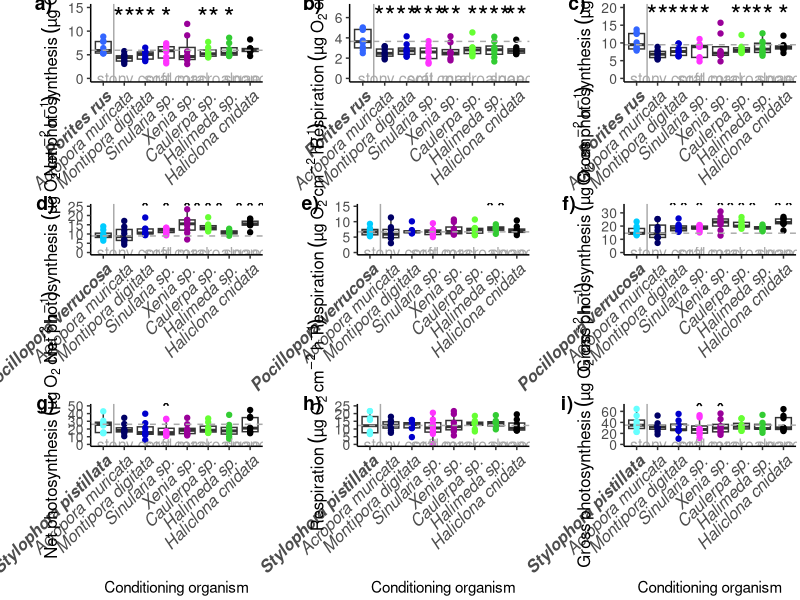
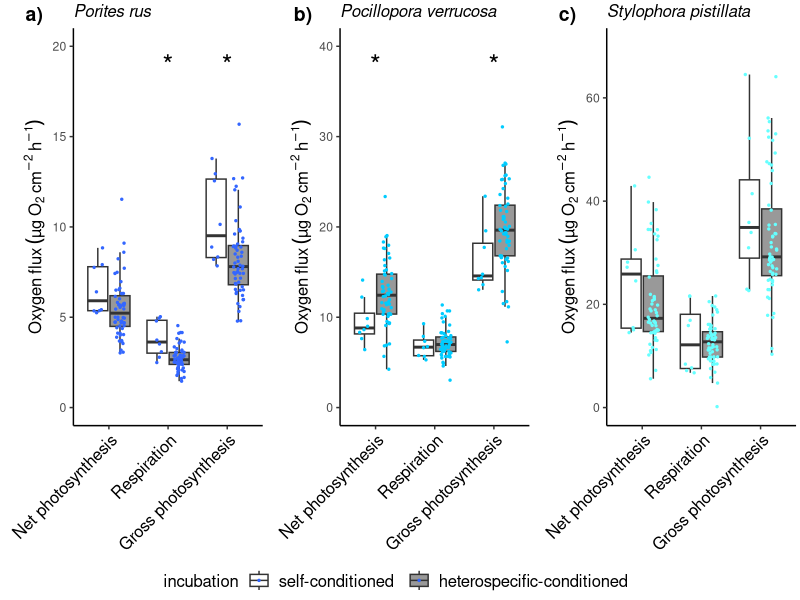
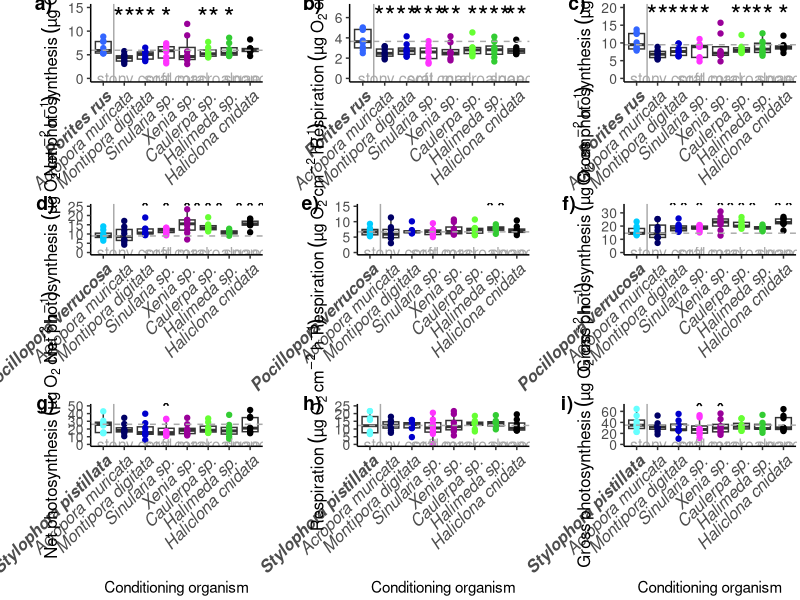
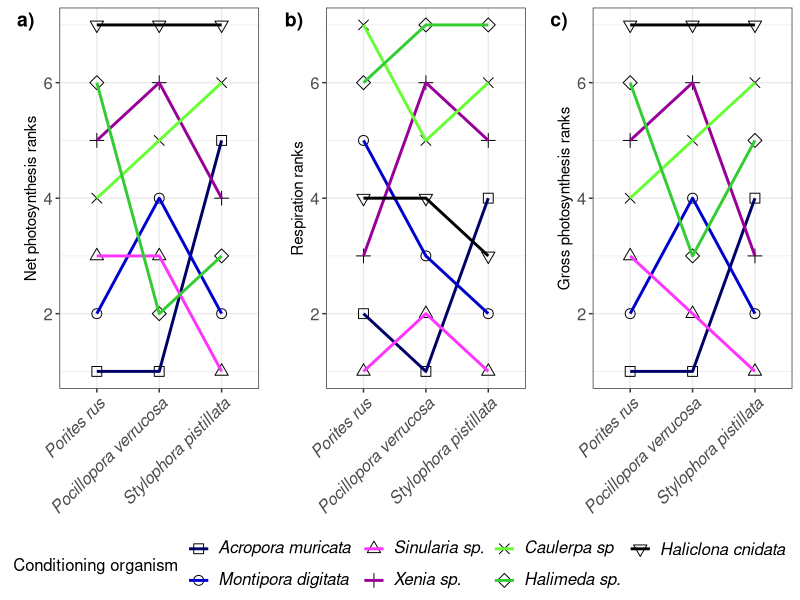

The R script that drew these images, in order:
#Plots Experiment 1
library(tidyverse)
library(ggplot2)
#library(reshape)
library(rstatix)
#library(patchwork)
library(lubridate)
library(ggpubr)

# read in data_prep produced in Exp1_data_preparation
calc <- read_csv("data_prep.csv")
calc_all <- calc [,c(2:52)]
rm(calc)

calc_all <- mutate_if(calc_all, 
                      is.character, 
                      str_replace_all, pattern = "within-species", replacement = "self-conditioned")


calc_all <- mutate_if(calc_all, 
                      is.character, 
                      str_replace_all, pattern = "off-species", replacement = "heterospecific-conditioned")


#__________________________
# Figure 2
#__________________________
calc_long <- pivot_longer(calc_all, net_photo_ug_h_cm2:gross_photo_ug_h_cm2)

Pru <- calc_long %>% filter(species == "Pru")
Pve <- calc_long %>% filter(species == "Pve")
Spi <- calc_long %>% filter(species == "Spi")

#Porites rus
Pru$incubation<- factor(Pru$incubation, levels = c("self-conditioned", "heterospecific-conditioned"))
Pru$name<- factor(Pru$name, levels = c("net_photo_ug_h_cm2", "respiration_ug_h_cm2", "gross_photo_ug_h_cm2"))

pru <- ggplot(Pru, aes(x = name, y = value, fill = incubation)) +
  scale_color_manual(values=c("#000000")) +
  scale_fill_manual(values=c("#FFFFFF", "#999999")) +
  geom_boxplot(outlier.shape = NA) +
  geom_point(color = "#3366FF", size = 0.5, position = position_jitterdodge(dodge.width = 0.75, jitter.width = 0.35))+
  theme_classic() +
  scale_x_discrete (labels = c("net_photo_ug_h_cm2" = "Net photosynthesis",
                               "respiration_ug_h_cm2" = "Respiration",
                               "gross_photo_ug_h_cm2" = "Gross photosynthesis")) +
  ylim(0,20)+
  labs(y = expression(Oxygen~flux~(µg~O[2]~cm^{-2}~h^{-1}))) +
  annotate("text", x = 2, y = 19, size = 7, label = c("*"), color = "black") +
  annotate("text", x = 3, y = 19, size = 7, label = c("*"), color = "black") +
  ggtitle("Porites rus") +
  theme(plot.margin = unit(c(0.1,0.1,0.1,0.6), "cm"), 
        axis.title.y = element_text(size = 12, hjust = 0.5),
        axis.text.x = element_text(size = 12, color = "black", angle = 45, hjust= 1),
        axis.title.x = element_blank(),
        plot.title=element_text(face="italic", size=12)) +
  theme(legend.position = "bottom",
        legend.title = element_text(size = 12),
        legend.text = element_text(size = 12)) + guides(color="none")

# Pocillopora verrucosa
Pve$incubation<- factor(Pve$incubation, levels = c("self-conditioned", "heterospecific-conditioned"))
Pve$name<- factor(Pve$name, levels = c("net_photo_ug_h_cm2", "respiration_ug_h_cm2", "gross_photo_ug_h_cm2"))

pve <- ggplot(Pve, aes(x = name, y = value, fill = incubation)) +
  scale_color_manual(values=c("#000000")) +
  scale_fill_manual(values=c("#FFFFFF", "#999999")) +
  geom_boxplot(outlier.shape = NA) +
  geom_point(color = "#00CCFF", size = 0.5, position = position_jitterdodge(dodge.width = 0.75, jitter.width = 0.35))+
  theme_classic() +
  scale_x_discrete (labels = c("net_photo_ug_h_cm2" = "Net photosynthesis",
                               "respiration_ug_h_cm2" = "Respiration",
                               "gross_photo_ug_h_cm2" = "Gross photosynthesis")) +
  ylim(0,40)+
  labs(y = expression(Oxygen~flux~(µg~O[2]~cm^{-2}~h^{-1}))) +
  annotate("text", x = 1, y = 38, size = 7, label = c("*"), color = "black") +
  annotate("text", x = 3, y = 38, size = 7, label = c("*"), color = "black") +
  ggtitle("Pocillopora verrucosa") +
  theme(plot.margin = unit(c(0.1,0.1,0.1,0.6), "cm"),
        plot.title = element_text(size = 12, face = "italic"),
        axis.title.y = element_text(size = 12, hjust = 0.5), 
        axis.text.x = element_text(size = 12, color = "black", angle = 45, hjust= 1),
        axis.title.x = element_blank()) +
  theme(legend.position = "bottom",
        legend.title = element_text(size = 12),
        legend.text = element_text(size = 12)) + guides(color="none")

# Stylophora pistillata
Spi$incubation<- factor(Spi$incubation, levels = c("self-conditioned", "heterospecific-conditioned"))
Spi$name<- factor(Spi$name, levels = c("net_photo_ug_h_cm2", "respiration_ug_h_cm2", "gross_photo_ug_h_cm2"))

spi <- ggplot(Spi, aes(x = name, y = value, fill = incubation)) +
  scale_color_manual(values=c("#000000")) +
  scale_fill_manual(values=c("#FFFFFF", "#999999")) +
  geom_boxplot(outlier.shape = NA) +
  geom_point(color = "#66FFFF", size = 0.5, position = position_jitterdodge(dodge.width = 0.75, jitter.width = 0.35))+
  theme_classic() +
  scale_x_discrete (labels = c("net_photo_ug_h_cm2" = "Net photosynthesis",
                               "respiration_ug_h_cm2" = "Respiration",
                               "gross_photo_ug_h_cm2" = "Gross photosynthesis")) +
  labs(y = expression(Oxygen~flux~(µg~O[2]~cm^{-2}~h^{-1}))) +
  ylim(0,70)+
  ggtitle("Stylophora pistillata") +
  theme(plot.margin = unit(c(0.1,0.1,0.1,0.6), "cm"), 
        plot.title = element_text(size = 12, face = "italic"),
        axis.title.y = element_text(size= 12, hjust = 0.5), 
        axis.text.x = element_text(size = 12, color = "black", angle = 45, hjust= 1),
        axis.title.x = element_blank()) +
  theme(legend.position = "bottom",
        legend.title = element_text(size = 12),
        legend.text = element_text(size = 12)) + guides(color="none")

arranged_Figure2 <- ggarrange(pru, pve, spi,
                                               labels = c("a)", "b)", "c)"),
                                               label.x = 0,
                                               label.y = 0.95,
                                               common.legend = TRUE,
                                               legend = "bottom",
                                               ncol = 3, nrow = 1,
                                               hjust = -1.5,
                                               vjust = -0.5) +
  theme(legend.text = element_text(size = 22))

ggsave("Figures/Figure2.png", width=11, height = 5, 
       limitsize = FALSE, dpi = 700, arranged_Figure2)

rm(pru, pve, spi, Pru, Pve, Spi, arranged_Figure2, calc_long)


#_______________________________________________
# Figure 3
#_______________________________________________
#####Porites rus Net, resp, gross
pru<-calc_all %>% 
  filter(species=="Pru")

pru$cond_organism<- factor(pru$cond_organism, levels = c("Pru", "Amu","Mdi", "Ssp","Xsp","Csp","Hsp","Hcn"))
pru$genus<- factor(pru$genus, levels = c("stony coral","soft coral","macroalgae","sponge"))

#P. rus netto
net <- ggplot(pru, aes(x = cond_organism, y = net_photo_ug_h_cm2)) +
  geom_boxplot(outlier.shape = NA) +
  theme_classic() +
  geom_point(aes(colour = cond_organism)) +
  scale_colour_manual(name = NULL,
                      values = c("#3366FF","#000066", "#0000CC","#FF33FF",
                                 "#990099","#66FF33","#33CC33", "#000000")) +
  geom_vline(xintercept = 1.5, linetype = 1, color = "darkgrey") +
  geom_hline(yintercept = 5.95, linetype = 2, color = "darkgrey") +
  ylim(0,15)+  
  labs(y=expression(Net~photosynthesis~(µg~O[2]~cm^{-2}~h^{-1}))) +
  scale_x_discrete (labels = c("Pru" = "Porites rus", "Amu" = "Acropora muricata",
                               "Mdi" = "Montipora digitata","Ssp" = "Sinularia sp.","Xsp"  = "Xenia sp.", 
                               "Csp" = "Caulerpa sp.","Hsp" = "Halimeda sp.", "Hcn" ="Haliclona cnidata"))+
  guides(fill=FALSE) +
  guides(alpha=FALSE) +
  theme_classic() +
  theme(plot.margin = unit(c(0.1,0.1,0.1,1), "cm"), axis.title.y = element_text(size = 12, hjust = 0.5))+
  annotate("text", x = 2.5, y = 0, size = 4, label = c("stony coral"), color = "darkgrey")+
  annotate("text", x = 4.5, y = 0, size = 4, label = c("soft coral"), color = "darkgrey")+
  annotate("text", x = 6.5, y = 0, size = 4, label = c("macroalgae"), color = "darkgrey")+
  annotate("text", x = 8, y = 0, size = 4, label = c("sponge"), color = "darkgrey") +
  annotate("text", x = 2, y = 13, size = 7, label = c("**"), color = "black") +
  annotate("text", x = 3, y = 13, size = 7, label = c("**"), color = "black") +
  annotate("text", x = 4, y = 13, size = 7, label = c("*"), color = "black") +
  annotate("text", x = 6, y = 13, size = 7, label = c("**"), color = "black") +
  annotate("text", x = 7, y = 13, size = 7, label = c("*"), color = "black") +
  theme(legend.position = "none") +
  theme(axis.title.x=element_blank()) +
  theme(axis.text.y = element_text(size = 10)) +
  theme(axis.text.x = element_text(size = 12, face = c("bold.italic", "italic", "italic", "italic","italic",
                                                       "italic", "italic", "italic"),
                                   angle = 45, vjust = 1, hjust=1))

# P. rus respiration
resp <- ggplot(pru, aes(x = cond_organism, y = respiration_ug_h_cm2)) +
  geom_boxplot(outlier.shape = NA) +
  theme_classic() +
  geom_point(aes(colour = cond_organism)) +
  scale_colour_manual(name = NULL,
                      values = c("#3366FF","#000066", "#0000CC","#FF33FF",
                                 "#990099","#66FF33","#33CC33", "#000000")) +
  geom_vline(xintercept = 1.5, linetype = 1, color = "darkgrey") +
  geom_hline(yintercept = 3.65, linetype = 2, color = "darkgrey") +
  ylim(0,7)+  
  labs(y=expression(Respiration~(µg~O[2]~cm^{-2}~h^{-1}))) +
  scale_x_discrete (labels = c("Pru" = "Porites rus", "Amu" = "Acropora muricata",
                               "Mdi" = "Montipora digitata","Ssp" = "Sinularia sp.","Xsp"  = "Xenia sp.", 
                               "Csp" = "Caulerpa sp.","Hsp" = "Halimeda sp.", "Hcn" ="Haliclona cnidata")) +
  guides(fill=FALSE) +
  guides(alpha=FALSE) +
  theme_classic() +
  theme(plot.margin = unit(c(0.1,0.1,0.1,1), "cm"), axis.title.y = element_text(size = 12, hjust = 0.5))+
  annotate("text", x = 2.5, y = 0, size = 4, label = c("stony coral"), color = "darkgrey")+
  annotate("text", x = 4.5, y = 0, size = 4, label = c("soft coral"), color = "darkgrey")+
  annotate("text", x = 6.5, y = 0, size = 4, label = c("macroalgae"), color = "darkgrey")+
  annotate("text", x = 8, y = 0, size = 4, label = c("sponge"), color = "darkgrey") +
  annotate("text", x = 2, y = 6.2, size = 7, label = c("**"), color = "black")+
  annotate("text", x = 3, y = 6.2, size = 7, label = c("**"), color = "black")+
  annotate("text", x = 4, y = 6.2, size = 7, label = c("***"), color = "black")+
  annotate("text", x = 5, y = 6.2, size = 7, label = c("**"), color = "black")+
  annotate("text", x = 6, y = 6.2, size = 7, label = c("*"), color = "black")+
  annotate("text", x = 7, y = 6.2, size = 7, label = c("***"), color = "black")+
  annotate("text", x = 8, y = 6.2, size = 7, label = c("**"), color = "black")+
  theme(legend.position = "none") +
  theme(axis.title.x=element_blank()) +
  theme(axis.text.y = element_text(size = 10)) +
  theme(axis.text.x = element_text(size = 12, face = c("bold.italic", "italic", "italic", "italic","italic",
                                                       "italic", "italic", "italic"),
                                   angle = 45, vjust = 1, hjust=1))

# P. rus gross
gross <- ggplot(pru, aes(x = cond_organism, y = gross_photo_ug_h_cm2)) +
  geom_boxplot(outlier.shape = NA) +
  theme_classic() +
  geom_point(aes(colour = cond_organism)) +
  scale_colour_manual(name = NULL,
                      values = c("#3366FF","#000066", "#0000CC","#FF33FF",
                                 "#990099","#66FF33","#33CC33", "#000000")) +
  geom_vline(xintercept = 1.5, linetype = 1, color = "darkgrey") +
  geom_hline(yintercept = 9.5, linetype = 2, color = "darkgrey") +
  ylim(0,20)+  
  labs(y=expression(Gross~photosynthesis~(µg~O[2]~cm^{-2}~h^{-1}))) +
  scale_x_discrete (labels = c("Pru" = "Porites rus", "Amu" = "Acropora muricata",
                               "Mdi" = "Montipora digitata","Ssp" = "Sinularia sp.","Xsp"  = "Xenia sp.", 
                               "Csp" = "Caulerpa sp.","Hsp" = "Halimeda sp.", "Hcn" ="Haliclona cnidata")) +
  guides(fill=FALSE) +
  guides(alpha=FALSE) +
  theme_classic() +
  theme(plot.margin = unit(c(0.1,0.1,0.1,1), "cm"), axis.title.y = element_text(size = 12, hjust = 0.5))+
  annotate("text", x = 2.5, y = 0, size = 4, label = c("stony coral"), color = "darkgrey")+
  annotate("text", x = 4.5, y = 0, size = 4, label = c("soft coral"), color = "darkgrey")+
  annotate("text", x = 6.5, y = 0, size = 4, label = c("macroalgae"), color = "darkgrey")+
  annotate("text", x = 8, y = 0, size = 4, label = c("sponge"), color = "darkgrey") +
  annotate("text", x = 2, y = 18, size = 7, label = c("**"), color = "black")+
  annotate("text", x = 3, y = 18, size = 7, label = c("**"), color = "black")+
  annotate("text", x = 4, y = 18, size = 7, label = c("**"), color = "black")+
  annotate("text", x = 6, y = 18, size = 7, label = c("**"), color = "black")+
  annotate("text", x = 7, y = 18, size = 7, label = c("**"), color = "black")+
  annotate("text", x = 8, y = 18, size = 7, label = c("*"), color = "black")+
  theme(legend.position = "none") +
  theme(axis.title.x=element_blank()) +
  theme(axis.text.y = element_text(size = 10)) +
  theme(axis.text.x = element_text(size = 12, face = c("bold.italic", "italic", "italic", "italic","italic",
                                                       "italic", "italic", "italic"),
                                   angle = 45, vjust = 1, hjust=1))

#####merge 3 plots of P. rus
arranged_Pru <- ggarrange(net, resp, gross,
                          labels = c("a)", "b)", "c)"),
                          label.x = 0.035,
                          label.y = 0.95,
                          common.legend = TRUE,
                          legend = "none",
                          ncol = 3, nrow = 1,
                          hjust = -1.5,
                          vjust = 0) 

rm(gross, net, resp, pru)

#####P. verrucosa Net, resp, gross
pve<-calc_all %>% 
  filter(species=="Pve")

pve$cond_organism<- factor(pve$cond_organism, 
                           levels = c("Pve", "Amu","Mdi", "Ssp","Xsp","Csp","Hsp","Hcn"))

# P. verrucosa netto
net <- ggplot(pve, aes(x = cond_organism, y = net_photo_ug_h_cm2)) +
  geom_boxplot(outlier.shape = NA) +
  theme_classic() +
  geom_point(aes(colour = cond_organism)) +
  scale_colour_manual(name = NULL,
                      values = c("#00CCFF","#000066", "#0000CC","#FF33FF",
                                 "#990099","#66FF33","#33CC33", "#000000")) +
  geom_vline(xintercept = 1.5, linetype = 1, color = "darkgrey") +
  geom_hline(yintercept = 8.95, linetype = 2, color = "darkgrey") +
  ylim(0,25)+  
  labs(y=expression(Net~photosynthesis~(µg~O[2]~cm^{-2}~h^{-1}))) +
  scale_x_discrete (labels = c("Pve" = "Pocillopora verrucosa", "Amu" = "Acropora muricata",
                               "Mdi" = "Montipora digitata","Ssp" = "Sinularia sp.","Xsp"  = "Xenia sp.", 
                               "Csp" = "Caulerpa sp.","Hsp" = "Halimeda sp.", "Hcn" ="Haliclona cnidata")) +
  guides(fill=FALSE) +
  guides(alpha=FALSE) +
  theme_classic() +
  theme(plot.margin = unit(c(0.1,0.1,0.1,1), "cm"), axis.title.y = element_text(size = 12, hjust = 0.5))+
  annotate("text", x = 2.5, y = 0, size = 4, label = c("stony coral"), color = "darkgrey")+
  annotate("text", x = 4.5, y = 0, size = 4, label = c("soft coral"), color = "darkgrey")+
  annotate("text", x = 6.5, y = 0, size = 4, label = c("macroalgae"), color = "darkgrey")+
  annotate("text", x = 8, y = 0, size = 4, label = c("sponge"), color = "darkgrey") +
  annotate("text", x = 3, y = 24, size = 7, label = c("*"), color = "black")+
  annotate("text", x = 4, y = 24, size = 7, label = c("*"), color = "black")+
  annotate("text", x = 5, y = 24, size = 7, label = c("*"), color = "black")+
  annotate("text", x = 6, y = 24, size = 7, label = c("***"), color = "black")+
  annotate("text", x = 8, y = 24, size = 7, label = c("***"), color = "black")+
  theme(legend.position = "none") +
  theme(axis.text.y = element_text(size = 10)) +
  theme(axis.title.x=element_blank()) +
  theme(axis.text.x = element_text(size = 12, face = c("bold.italic", "italic", "italic", "italic","italic",
                                                       "italic", "italic", "italic"),
                                   angle = 45, vjust = 1, hjust=1))

# P. verrucosa respiration
resp <- ggplot(pve, aes(x = cond_organism, y = respiration_ug_h_cm2)) +
  geom_boxplot(outlier.shape = NA) +
  theme_classic() +
  geom_point(aes(colour = cond_organism)) +
  scale_colour_manual(name = NULL,
                      values = c("#00CCFF","#000066", "#0000CC","#FF33FF",
                                 "#990099","#66FF33","#33CC33", "#000000")) +
  geom_vline(xintercept = 1.5, linetype = 1, color = "darkgrey") +
  geom_hline(yintercept = 6.7, linetype = 2, color = "darkgrey") +
  ylim(0,15)+  
  labs(y=expression(Respiration~(µg~O[2]~cm^{-2}~h^{-1}))) +
  scale_x_discrete (labels = c("Pve" = "Pocillopora verrucosa", "Amu" = "Acropora muricata",
                               "Mdi" = "Montipora digitata","Ssp" = "Sinularia sp.","Xsp"  = "Xenia sp.", 
                               "Csp" = "Caulerpa sp.","Hsp" = "Halimeda sp.", "Hcn" ="Haliclona cnidata")) +
  guides(fill=FALSE) +
  guides(alpha=FALSE) +
  theme_classic() +
  theme(plot.margin = unit(c(0.1,0.1,0.1,1), "cm"), axis.title.y = element_text(size = 12, hjust = 0.5))+
  annotate("text", x = 2.5, y = 0, size = 4, label = c("stony coral"), color = "darkgrey")+
  annotate("text", x = 4.5, y = 0, size = 4, label = c("soft coral"), color = "darkgrey")+
  annotate("text", x = 6.5, y = 0, size = 4, label = c("macroalgae"), color = "darkgrey")+
  annotate("text", x = 8, y = 0, size = 4, label = c("sponge"), color = "darkgrey") +
  annotate("text", x = 7, y = 14.5, size = 7, label = c("**"), color = "black")+
  theme(legend.position = "none") +
  theme(axis.title.x=element_blank()) +
  theme(axis.text.y = element_text(size = 10)) +
  theme(axis.text.x = element_text(size = 12, face = c("bold.italic", "italic", "italic", "italic","italic",
                                                       "italic", "italic", "italic"),
                                   angle = 45, vjust = 1, hjust=1))

# P. verrucosa gross
gross <- ggplot(pve, aes(x = cond_organism, y = gross_photo_ug_h_cm2)) +
  geom_boxplot(outlier.shape = NA) +
  theme_classic() +
  geom_point(aes(colour = cond_organism)) +
  scale_colour_manual(name = NULL,
                      values = c("#00CCFF","#000066", "#0000CC","#FF33FF",
                                 "#990099","#66FF33","#33CC33", "#000000")) +
  geom_vline(xintercept = 1.5, linetype = 1, color = "darkgrey") +
  geom_hline(yintercept = 14.6, linetype = 2, color = "darkgrey") +
  ylim(0,35)+  
  labs(y=expression(Gross~photosynthesis~(µg~O[2]~cm^{-2}~h^{-1}))) +
  scale_x_discrete (labels = c("Pve" = "Pocillopora verrucosa", "Amu" = "Acropora muricata",
                               "Mdi" = "Montipora digitata","Ssp" = "Sinularia sp.","Xsp"  = "Xenia sp.", 
                               "Csp" = "Caulerpa sp.","Hsp" = "Halimeda sp.", "Hcn" ="Haliclona cnidata")) +
  guides(fill=FALSE) +
  guides(alpha=FALSE) +
  theme_classic() +
  theme(plot.margin = unit(c(0.1,0.1,0.1,1), "cm"), axis.title.y = element_text(size = 12, hjust = 0.5))+
  annotate("text", x = 2.5, y = 0, size = 4, label = c("stony coral"), color = "darkgrey")+
  annotate("text", x = 4.5, y = 0, size = 4, label = c("soft coral"), color = "darkgrey")+
  annotate("text", x = 6.5, y = 0, size = 4, label = c("macroalgae"), color = "darkgrey")+
  annotate("text", x = 8, y = 0, size = 4, label = c("sponge"), color = "darkgrey") +
  annotate("text", x = 3, y = 34, size = 7, label = c("**"), color = "black")+
  annotate("text", x = 4, y = 34, size = 7, label = c("*"), color = "black")+
  annotate("text", x = 5, y = 34, size = 7, label = c("*"), color = "black")+
  annotate("text", x = 6, y = 34, size = 7, label = c("***"), color = "black")+
  annotate("text", x = 8, y = 34, size = 7, label = c("**"), color = "black")+
  theme(legend.position = "none") +
  theme(axis.title.x=element_blank()) +
  theme(axis.text.y = element_text(size = 10))+
  theme(axis.text.x = element_text(size = 12, face = c("bold.italic", "italic", "italic", "italic","italic",
                                                       "italic", "italic", "italic"),
                                   angle = 45, vjust = 1, hjust=1))

#####merge 3 plots of P. verrucosa
arranged_Pve <- ggarrange(net, resp, gross,
                          labels = c("d)", "e)", "f)"),
                          label.x = 0.035,
                          label.y = 0.95,
                          common.legend = TRUE,
                          legend = "none",
                          ncol = 3, nrow = 1,
                          hjust = -1.5,
                          vjust = 0)

rm(gross, net, resp, pve)


#####S. pistillata Net, resp, gross
spi<-calc_all %>% 
  filter(species=="Spi")

spi$cond_organism<- factor(spi$cond_organism, levels = c("Spi", "Amu","Mdi", "Ssp","Xsp","Csp","Hsp","Hcn"))

# S. pistillata netto
net <- ggplot(spi, aes(x = cond_organism, y = net_photo_ug_h_cm2)) +
  geom_boxplot(outlier.shape = NA) +
  theme_classic() +
  geom_point(aes(colour = cond_organism)) +
  scale_colour_manual(name = NULL,
                      values = c("#66FFFF","#000066", "#0000CC","#FF33FF",
                                 "#990099","#66FF33","#33CC33", "#000000")) +
  geom_vline(xintercept = 1.5, linetype = 1, color = "darkgrey") +
  geom_hline(yintercept = 26.1, linetype = 2, color = "darkgrey") +
  ylim(0,50)+  
  labs(x="Conditioning organism", y=expression(Net~photosynthesis~(µg~O[2]~cm^{-2}~h^{-1}))) +
  scale_x_discrete (labels = c("Spi" = "Stylophora pistillata", "Amu" = "Acropora muricata",
                               "Mdi" = "Montipora digitata","Ssp" = "Sinularia sp.","Xsp"  = "Xenia sp.", 
                               "Csp" = "Caulerpa sp.","Hsp" = "Halimeda sp.", "Hcn" ="Haliclona cnidata")) +
  guides(fill=FALSE) +
  guides(alpha=FALSE) +
  theme_classic() +
  theme(plot.margin = unit(c(0.1,0.1,0.1,1), "cm"), axis.title.y = element_text(size = 12, hjust = 0.5))+
  annotate("text", x = 2.5, y = 0, size = 4, label = c("stony coral"), color = "darkgrey")+
  annotate("text", x = 4.5, y = 0, size = 4, label = c("soft coral"), color = "darkgrey")+
  annotate("text", x = 6.5, y = 0, size = 4, label = c("macroalgae"), color = "darkgrey")+
  annotate("text", x = 8, y = 0, size = 4, label = c("sponge"), color = "darkgrey") +
  annotate("text", x = 4, y = 47, size = 7, label = c("*"), color = "black")+
  theme(legend.position = "none") +
  theme(axis.text.y = element_text(size = 10)) +
  theme(axis.text.x = element_text(size = 12, face = c("bold.italic", "italic", "italic", "italic","italic",
                                                       "italic", "italic", "italic"),
                                   angle = 45, vjust = 1, hjust=1))


# S. pistillata respiraton
resp <- ggplot(spi, aes(x = cond_organism, y = respiration_ug_h_cm2)) +
  geom_boxplot(outlier.shape = NA) +
  theme_classic() +
  geom_point(aes(colour = cond_organism)) +
  scale_colour_manual(name = NULL,
                      values = c("#66FFFF","#000066", "#0000CC","#FF33FF",
                                 "#990099","#66FF33","#33CC33", "#000000")) +
  geom_vline(xintercept = 1.5, linetype = 1, color = "darkgrey") +
  geom_hline(yintercept = 12.3, linetype = 2, color = "darkgrey") +
  ylim(0,25)+  
  labs(x="Conditioning organism", y=expression(Respiration~(µg~O[2]~cm^{-2}~h^{-1}))) +
  scale_x_discrete (labels = c("Spi" = "Stylophora pistillata", "Amu" = "Acropora muricata",
                               "Mdi" = "Montipora digitata","Ssp" = "Sinularia sp.","Xsp"  = "Xenia sp.", 
                               "Csp" = "Caulerpa sp.","Hsp" = "Halimeda sp.", "Hcn" ="Haliclona cnidata")) +
  guides(fill=FALSE) +
  guides(alpha=FALSE) +
  theme_classic() +
  theme(plot.margin = unit(c(0.1,0.1,0.1,1), "cm"), axis.title.y = element_text(size = 12, hjust = 0.5))+
  annotate("text", x = 2.5, y = 0, size = 4, label = c("stony coral"), color = "darkgrey")+
  annotate("text", x = 4.5, y = 0, size = 4, label = c("soft coral"), color = "darkgrey")+
  annotate("text", x = 6.5, y = 0, size = 4, label = c("macroalgae"), color = "darkgrey")+
  annotate("text", x = 8, y = 0, size = 4, label = c("sponge"), color = "darkgrey") +
  theme(legend.position = "none") +
  theme(axis.text.y = element_text(size = 10)) +
  theme(axis.text.x = element_text(size = 12, face = c("bold.italic", "italic", "italic", "italic","italic",
                                                       "italic", "italic", "italic"),
                                   angle = 45, vjust = 1, hjust=1))



# S. pistillata gross
gross <- ggplot(spi, aes(x = cond_organism, y = gross_photo_ug_h_cm2)) +
  geom_boxplot(outlier.shape = NA) +
  theme_classic() +
  geom_point(aes(colour = cond_organism)) +
  scale_colour_manual(name = NULL,
                      values = c("#66FFFF","#000066", "#0000CC","#FF33FF",
                                 "#990099","#66FF33","#33CC33", "#000000")) +
  geom_vline(xintercept = 1.5, linetype = 1, color = "darkgrey") +
  geom_hline(yintercept = 35, linetype = 2, color = "darkgrey") +
  ylim(0,70)+  
  labs(x="Conditioning organism", y=expression(Gross~photosynthesis~(µg~O[2]~cm^{-2}~h^{-1}))) +
  scale_x_discrete (labels = c("Spi" = "Stylophora pistillata", "Amu" = "Acropora muricata",
                               "Mdi" = "Montipora digitata","Ssp" = "Sinularia sp.","Xsp"  = "Xenia sp.", 
                               "Csp" = "Caulerpa sp.","Hsp" = "Halimeda sp.", "Hcn" ="Haliclona cnidata")) +
  guides(fill=FALSE) +
  guides(alpha=FALSE) +
  theme_classic() +
  theme(plot.margin = unit(c(0.1,0.1,0.1,1), "cm"), axis.title.y = element_text(size = 12, hjust = 0.5))+
  annotate("text", x = 2.5, y = 0, size = 4, label = c("stony coral"), color = "darkgrey")+
  annotate("text", x = 4.5, y = 0, size = 4, label = c("soft coral"), color = "darkgrey")+
  annotate("text", x = 6.5, y = 0, size = 4, label = c("macroalgae"), color = "darkgrey")+
  annotate("text", x = 8, y = 0, size = 4, label = c("sponge"), color = "darkgrey") +
  annotate("text", x = 4, y = 65, size = 7, label = c("*"), color = "black")+
  annotate("text", x = 5, y = 65, size = 7, label = c("*"), color = "black")+
  theme(legend.position = "none") +
  theme(axis.text.y = element_text(size = 10)) +
  theme(axis.text.x = element_text(size = 12, face = c("bold.italic", "italic", "italic", "italic","italic",
                                                       "italic", "italic", "italic"),
                                   angle = 45, vjust = 1, hjust=1))

#####merge 3 plots of S. pistillata
arranged_Spi <- ggarrange(net, resp, gross,
                          labels = c("g)", "h)", "i)"),
                          label.x = 0.035,
                          label.y = 0.95,
                          common.legend = TRUE,
                          legend = "none",
                          ncol = 3, nrow = 1,
                          hjust = -1.5,
                          vjust = 0)

rm(gross, net, resp, spi)

####merge all arranged_species to one plot
Figure3 <- ggarrange(arranged_Pru, arranged_Pve, arranged_Spi,
                         # label.x = 0,
                        #  label.y = 0.95,
                          common.legend = TRUE,
                          legend = "none",
                          ncol = 1, nrow = 3,
                          hjust = -0.5,
                          vjust = 0)

Figure3
ggsave("Figures/Figure3.png", width=15, height = 15, limitsize = FALSE, dpi = 700, Figure3)
rm(arranged_Pru, arranged_Pve, arranged_Spi, Figure3)


#___________________________________________________
# Figure4
#___________________________________________________
######create Score to identify the top and worst influencer
########Rank for Net photosynthesis
External <- calc_all %>% filter(incubation=="heterospecific-conditioned")

###separate by incubated species
Pru <- External %>% filter(species == "Pru")
Pve <- External %>% filter(species == "Pve")
Spi <- External %>% filter(species == "Spi")

rm(External)

# Mean per day net photo
Pru_merged <- Pru %>% group_by(cond_organism) %>% summarise(mean_Pru_net=mean(net_photo_ug_h_cm2))
Spi_merged <- Spi %>% group_by(cond_organism) %>% summarise(mean_Spi_net=mean(net_photo_ug_h_cm2))
Pve_merged <- Pve %>% group_by(cond_organism) %>% summarise(mean_Pve_net=mean(net_photo_ug_h_cm2))

# Merge tables net photo
Pru <- left_join(Pru, Pru_merged, by= "cond_organism")
Spi <- left_join(Spi, Spi_merged, by= "cond_organism")
Pve <- left_join(Pve, Pve_merged, by= "cond_organism")

# rank by conditioning organism
Pru_rank_net <- Pru %>% select(c(cond_organism, mean_Pru_net)) %>% distinct() %>% mutate(rank_Pru_net = rank(mean_Pru_net))
Spi_rank_net <- Spi %>% select(c(cond_organism, mean_Spi_net)) %>% distinct() %>% mutate(rank_Spi_net = rank(mean_Spi_net))
Pve_rank_net <- Pve %>% select(c(cond_organism, mean_Pve_net)) %>% distinct() %>% mutate(rank_Pve_net = rank(mean_Pve_net))

#left_join to join all rank tables
Net<- left_join(Pru_rank_net, Spi_rank_net, by= "cond_organism")
Net_rank<- left_join(Net, Pve_rank_net, by= "cond_organism")

#reduce table to necessary information
Net_rank <- Net_rank %>% select(c(cond_organism, rank_Pru_net, rank_Spi_net, rank_Pve_net))

#Name %>% pivot_longer
Net_rank <- Net_rank %>% pivot_longer(rank_Pru_net:rank_Pve_net)

# remove unnecessary tables
rm(Pru_merged, Spi_merged, Pve_merged, Pru, Pve, Spi, Net, Pru_rank_net, Spi_rank_net, Pve_rank_net)

#####################################
########Rank for Gross photosynthesis
External <- calc_all %>% filter(incubation=="heterospecific-conditioned")

###separate by incubated species
Pru <- External %>% filter(species == "Pru")
Pve <- External %>% filter(species == "Pve")
Spi <- External %>% filter(species == "Spi")

rm(External)

# Mean per day gross photo
Pru_merged <- Pru %>% group_by(cond_organism) %>% summarise(mean_Pru_gross=mean(gross_photo_ug_h_cm2))
Spi_merged <- Spi %>% group_by(cond_organism) %>% summarise(mean_Spi_gross=mean(gross_photo_ug_h_cm2))
Pve_merged <- Pve %>% group_by(cond_organism) %>% summarise(mean_Pve_gross=mean(gross_photo_ug_h_cm2))

# Merge tables gross photo
Pru <- left_join(Pru, Pru_merged, by= "cond_organism")
Spi <- left_join(Spi, Spi_merged, by= "cond_organism")
Pve <- left_join(Pve, Pve_merged, by= "cond_organism")

# rank by conditioning organism
Pru_rank_gross <- Pru %>% select(c(cond_organism, mean_Pru_gross)) %>% distinct() %>% mutate(rank_Pru_gross = rank(mean_Pru_gross))
Spi_rank_gross <- Spi %>% select(c(cond_organism, mean_Spi_gross)) %>% distinct() %>% mutate(rank_Spi_gross = rank(mean_Spi_gross))
Pve_rank_gross <- Pve %>% select(c(cond_organism, mean_Pve_gross)) %>% distinct() %>% mutate(rank_Pve_gross = rank(mean_Pve_gross))

#left_join to join all rank tables
Gross<- left_join(Pru_rank_gross, Spi_rank_gross, by= "cond_organism")
Gross_rank<- left_join(Gross, Pve_rank_gross, by= "cond_organism")

#reduce table to necessary information
Gross_rank <- Gross_rank %>% select(c(cond_organism, rank_Pru_gross, rank_Spi_gross, rank_Pve_gross))

#Name %>% pivot_longer
Gross_rank <- Gross_rank %>% pivot_longer(rank_Pru_gross:rank_Pve_gross)

# remove unnecessary tables
rm(Pru_merged, Spi_merged, Pve_merged, Pru, Pve, Spi, Gross, Pru_rank_gross, Spi_rank_gross, Pve_rank_gross)

############################
########Rank for Respiration
External <- calc_all %>% filter(incubation=="heterospecific-conditioned")

###separate by incubated species
Pru <- External %>% filter(species == "Pru")
Pve <- External %>% filter(species == "Pve")
Spi <- External %>% filter(species == "Spi")

rm(External)

# Mean per day respiration
Pru_merged <- Pru %>% group_by(cond_organism) %>% summarise(mean_Pru_resp=mean(respiration_ug_h_cm2))
Spi_merged <- Spi %>% group_by(cond_organism) %>% summarise(mean_Spi_resp=mean(respiration_ug_h_cm2))
Pve_merged <- Pve %>% group_by(cond_organism) %>% summarise(mean_Pve_resp=mean(respiration_ug_h_cm2))

# Merge tables respiration
Pru <- left_join(Pru, Pru_merged, by= "cond_organism")
Spi <- left_join(Spi, Spi_merged, by= "cond_organism")
Pve <- left_join(Pve, Pve_merged, by= "cond_organism")

# rank by conditioning organism
Pru_rank_resp <- Pru %>% select(c(cond_organism, mean_Pru_resp)) %>% distinct() %>% mutate(rank_Pru_resp = rank(mean_Pru_resp))
Spi_rank_resp <- Spi %>% select(c(cond_organism, mean_Spi_resp)) %>% distinct() %>% mutate(rank_Spi_resp = rank(mean_Spi_resp))
Pve_rank_resp <- Pve %>% select(c(cond_organism, mean_Pve_resp)) %>% distinct() %>% mutate(rank_Pve_resp = rank(mean_Pve_resp))

#left_join to join all rank tables
Resp<- left_join(Pru_rank_resp, Spi_rank_resp, by= "cond_organism")
Resp_rank<- left_join(Resp, Pve_rank_resp, by= "cond_organism")

#reduce table to necessary information
Resp_rank <- Resp_rank %>% select(c(cond_organism, rank_Pru_resp, rank_Spi_resp, rank_Pve_resp))

#Name %>% pivot_longer
Resp_rank <- Resp_rank %>% pivot_longer(rank_Pru_resp:rank_Pve_resp)

# remove unnecessary tables
rm(Pru_merged, Spi_merged, Pve_merged, Pru, Pve, Spi, Resp, Pru_rank_resp, Spi_rank_resp, Pve_rank_resp)

#####plot scores
Net_rank$cond_organism<- factor(Net_rank$cond_organism, levels = c("Amu","Mdi", "Ssp","Xsp","Csp","Hsp","Hcn"))

##Plot Net photosynthesis
rnet <- ggplot(Net_rank, aes(x= name, y=value, shape = cond_organism))+
  geom_point(size = 3) +
  geom_line(aes(group = cond_organism, color= cond_organism), lwd = 1)+
  scale_x_discrete (labels = c("rank_Spi_net" = expression(italic("Stylophora pistillata")), 
                               "rank_Pve_net" = expression(italic("Pocillopora verrucosa")),
                               "rank_Pru_net" = expression(italic("Porites rus")))) +
  ylab("\nNet photosynthesis ranks") +
  scale_shape_manual(name ="Conditioning organism", labels = c("Amu" = expression(italic("Acropora muricata")),
                                                               "Mdi" = expression(italic("Montipora digitata")),
                                                               "Ssp" = expression(italic("Sinularia sp.")),
                                                               "Xsp" = expression(italic("Xenia sp.")), 
                                                               "Csp" = expression(italic("Caulerpa sp")), 
                                                               "Hsp" = expression(italic("Halimeda sp.")),
                                                               "Hcn" = expression(italic("Haliclona cnidata"))),
                     values=c(0, 1, 2, 3, 4, 5, 6, 8))+
  scale_color_manual(name ="Conditioning organism", labels = c("Amu" = expression(italic("Acropora muricata")),
                                                               "Mdi" = expression(italic("Montipora digitata")),
                                                               "Ssp" = expression(italic("Sinularia sp.")),
                                                               "Xsp" = expression(italic("Xenia sp.")), 
                                                               "Csp" = expression(italic("Caulerpa sp")), 
                                                               "Hsp" = expression(italic("Halimeda sp.")),
                                                               "Hcn" = expression(italic("Haliclona cnidata"))),
                     values = c("Amu" = "#000066", "Mdi" = "#0000CC",
                                "Ssp" = "#FF33FF", "Xsp" = "#990099", 
                                "Csp" = "#66FF33", "Hsp" = "#33CC33",
                                "Hcn" = "#000000")) +
  theme_bw() +
  theme(axis.text.x = element_text(size = 12, face = "italic",angle = 45, vjust = 1, hjust=1)) +
  theme(axis.title.x=element_blank(),
        axis.text.y=element_text(size = 12),
        legend.position = "bottom",
        legend.text = element_text(size = 12, face = "italic", vjust = 0.5, hjust = 0),
        legend.title = element_text(size = 12))


##Plot Gross photosynthesis
Gross_rank$cond_organism<- factor(Gross_rank$cond_organism, levels = c("Amu","Mdi", "Ssp","Xsp","Csp","Hsp","Hcn"))

rgross <- ggplot(Gross_rank, aes(x= name, y=value, shape = cond_organism))+
  geom_point(size = 3) +
  geom_line(aes(group = cond_organism, color= cond_organism), lwd = 1)+
  scale_x_discrete (labels = c("rank_Spi_gross" = expression(italic("Stylophora pistillata")),
                               "rank_Pve_gross" = expression(italic( "Pocillopora verrucosa")),
                               "rank_Pru_gross" = expression(italic("Porites rus")))) +
  ylab("\nGross photosynthesis ranks") +
  scale_shape_manual(name ="Conditioning organism", labels = c("Amu" = expression(italic("Acropora muricata")),
                                                               "Mdi" = expression(italic("Montipora digitata")),
                                                               "Ssp" = expression(italic("Sinularia sp.")),
                                                               "Xsp" = expression(italic("Xenia sp.")), 
                                                               "Csp" = expression(italic("Caulerpa sp")), 
                                                               "Hsp" = expression(italic("Halimeda sp.")),
                                                               "Hcn" = expression(italic("Haliclona cnidata"))),
                     values=c(0, 1, 2, 3, 4, 5, 6, 8))+
  scale_color_manual(name ="Conditioning organism", labels = c("Amu" = expression(italic("Acropora muricata")),
                                                               "Mdi" = expression(italic("Montipora digitata")),
                                                               "Ssp" = expression(italic("Sinularia sp.")),
                                                               "Xsp" = expression(italic("Xenia sp.")), 
                                                               "Csp" = expression(italic("Caulerpa sp")), 
                                                               "Hsp" = expression(italic("Halimeda sp.")),
                                                               "Hcn" = expression(italic("Haliclona cnidata"))),
                     values = c("Amu" = "#000066", "Mdi" = "#0000CC",
                                "Ssp" = "#FF33FF", "Xsp" = "#990099", 
                                "Csp" = "#66FF33", "Hsp" = "#33CC33",
                                "Hcn" = "#000000")) +
  theme_bw() +
  theme(axis.text.x = element_text(size =12, face = "italic",angle = 45, vjust = 1, hjust=1)) +
  theme(axis.title.x=element_blank(),
        axis.text.y = element_text(size = 12),
        legend.position = "bottom",
        legend.text = element_text(size = 12, face = "italic", vjust = 0.5, hjust = 0),
        legend.title = element_text(size = 12))

##Plot Respiration
Resp_rank$cond_organism<- factor(Resp_rank$cond_organism, levels = c("Amu","Mdi", "Ssp","Xsp","Csp","Hsp","Hcn"))

rresp <- ggplot(Resp_rank, aes(x= name, y=value, shape = cond_organism))+
  geom_point(size = 3) +
  geom_line(aes(group = cond_organism, color= cond_organism), lwd = 1)+
  scale_x_discrete (labels = c("rank_Spi_resp" = expression(italic("Stylophora pistillata")),
                               "rank_Pve_resp" = expression(italic( "Pocillopora verrucosa")),
                               "rank_Pru_resp" = expression(italic("Porites rus")))) +
  ylab("\nRespiration ranks") +
  scale_shape_manual(name ="Conditioning organism", labels = c("Amu" = expression(italic("Acropora muricata")),
                                                               "Mdi" = expression(italic("Montipora digitata")),
                                                               "Ssp" = expression(italic("Sinularia sp.")),
                                                               "Xsp" = expression(italic("Xenia sp.")), 
                                                               "Csp" = expression(italic("Caulerpa sp")), 
                                                               "Hsp" = expression(italic("Halimeda sp.")),
                                                               "Hcn" = expression(italic("Haliclona cnidata"))),
                     values=c(0, 1, 2, 3, 4, 5, 6, 8))+
  scale_color_manual(name ="Conditioning organism", labels = c("Amu" = expression(italic("Acropora muricata")),
                                                               "Mdi" = expression(italic("Montipora digitata")),
                                                               "Ssp" = expression(italic("Sinularia sp.")),
                                                               "Xsp" = expression(italic("Xenia sp.")), 
                                                               "Csp" = expression(italic("Caulerpa sp")), 
                                                               "Hsp" = expression(italic("Halimeda sp.")),
                                                               "Hcn" = expression(italic("Haliclona cnidata"))),
                     values = c("Amu" = "#000066", "Mdi" = "#0000CC",
                                "Ssp" = "#FF33FF", "Xsp" = "#990099", 
                                "Csp" = "#66FF33", "Hsp" = "#33CC33",
                                "Hcn" = "#000000")) +
  theme_bw() +
  theme(axis.text.x = element_text(size = 12, face = "italic",angle = 45, vjust = 1, hjust=1)) +
  theme(axis.title.x=element_blank(),
        axis.text.y = element_text(size = 12), 
        legend.position = "bottom",
        legend.text = element_text(size = 12, face = "italic", vjust = 0.5, hjust = 0),
        legend.title = element_text(size = 12))


#####merge 3 rank plots
Figure4 <- ggarrange(rnet, rresp, rgross,
                            labels = c("a)", "b)", "c)"),
                            label.x = 0,
                            label.y = 0.95,
                            common.legend = TRUE,
                            legend = "bottom",
                            ncol = 3, nrow = 1,
                            hjust = -1,
                            vjust = 0) 

ggsave("Figures/Figure4.png", width=11, height = 5, 
       limitsize = FALSE, dpi = 700, Figure4)

rm(calc_all, Figure4, Gross_rank, Net_rank, Resp_rank, rgross, rnet, rresp)
